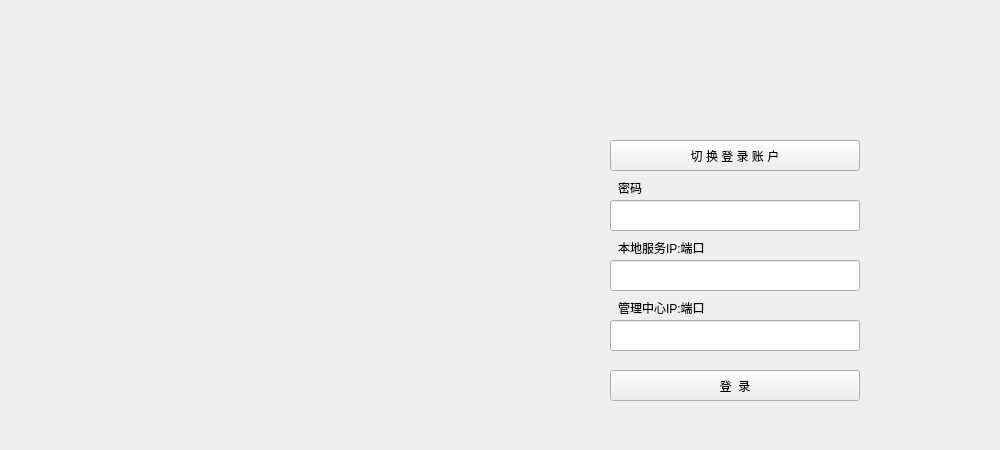
<?xml version="1.0" encoding="UTF-8"?>
<ui version="4.0">
 <class>login_bkg</class>
 <widget class="QWidget" name="login_bkg">
  <property name="geometry">
   <rect>
    <x>0</x>
    <y>0</y>
    <width>1000</width>
    <height>450</height>
   </rect>
  </property>
  <property name="windowTitle">
   <string>Form</string>
  </property>
  <property name="styleSheet">
   <string notr="true">border-image: url(:/images/btn_grey.png);</string>
  </property>
  <widget class="QWidget" name="login_logo" native="true">
   <property name="geometry">
    <rect>
     <x>80</x>
     <y>150</y>
     <width>301</width>
     <height>151</height>
    </rect>
   </property>
   <property name="styleSheet">
    <string notr="true">border-image: url(:/images/login_logo.png);</string>
   </property>
  </widget>
  <widget class="QWidget" name="login_admin_ico" native="true">
   <property name="geometry">
    <rect>
     <x>665</x>
     <y>37</y>
     <width>121</width>
     <height>93</height>
    </rect>
   </property>
   <property name="styleSheet">
    <string notr="true">border-image: url(:/images/login_admin_ico.png);</string>
   </property>
  </widget>
  <widget class="QPushButton" name="login_change_user">
   <property name="geometry">
    <rect>
     <x>610</x>
     <y>140</y>
     <width>250</width>
     <height>31</height>
    </rect>
   </property>
   <property name="styleSheet">
    <string notr="true">border-image: url(:/images/login_input_bk.png);</string>
   </property>
   <property name="text">
    <string>切 换 登 录 账 户</string>
   </property>
  </widget>
  <widget class="QLabel" name="login_pwd_text">
   <property name="geometry">
    <rect>
     <x>618</x>
     <y>180</y>
     <width>50</width>
     <height>16</height>
    </rect>
   </property>
   <property name="styleSheet">
    <string notr="true">border-image: url(:/images/btn_no_frame.png);</string>
   </property>
   <property name="text">
    <string>密码</string>
   </property>
  </widget>
  <widget class="QLineEdit" name="login_pwd">
   <property name="geometry">
    <rect>
     <x>610</x>
     <y>200</y>
     <width>250</width>
     <height>31</height>
    </rect>
   </property>
   <property name="styleSheet">
    <string notr="true">border-image: url(:/images/login_input_bk.png);</string>
   </property>
   <property name="inputMethodHints">
    <set>Qt::ImhNone</set>
   </property>
   <property name="text">
    <string/>
   </property>
  </widget>
  <widget class="QLabel" name="login_ipport_text">
   <property name="geometry">
    <rect>
     <x>618</x>
     <y>300</y>
     <width>101</width>
     <height>16</height>
    </rect>
   </property>
   <property name="styleSheet">
    <string notr="true">border-image: url(:/images/btn_no_frame.png);</string>
   </property>
   <property name="text">
    <string>管理中心IP:端口</string>
   </property>
  </widget>
  <widget class="QLineEdit" name="login_ipport">
   <property name="geometry">
    <rect>
     <x>610</x>
     <y>320</y>
     <width>250</width>
     <height>31</height>
    </rect>
   </property>
   <property name="styleSheet">
    <string notr="true">border-image: url(:/images/login_input_bk.png);</string>
   </property>
   <property name="text">
    <string/>
   </property>
  </widget>
  <widget class="QPushButton" name="pushButton">
   <property name="geometry">
    <rect>
     <x>610</x>
     <y>370</y>
     <width>250</width>
     <height>31</height>
    </rect>
   </property>
   <property name="styleSheet">
    <string notr="true">border-image: url(:/images/login_input_bk.png);</string>
   </property>
   <property name="text">
    <string>登  录</string>
   </property>
  </widget>
  <widget class="QWidget" name="login_space" native="true">
   <property name="geometry">
    <rect>
     <x>480</x>
     <y>20</y>
     <width>2</width>
     <height>410</height>
    </rect>
   </property>
   <property name="styleSheet">
    <string notr="true">border-image: url(:/images/line.jpg);</string>
   </property>
   <widget class="QWidget" name="widget" native="true">
    <property name="geometry">
     <rect>
      <x>490</x>
      <y>20</y>
      <width>1</width>
      <height>400</height>
     </rect>
    </property>
    <property name="styleSheet">
     <string notr="true">border-image: url(:/images/btn_no_frame.png);</string>
    </property>
   </widget>
  </widget>
  <widget class="QLabel" name="login_pwd_text_2">
   <property name="geometry">
    <rect>
     <x>618</x>
     <y>240</y>
     <width>111</width>
     <height>16</height>
    </rect>
   </property>
   <property name="styleSheet">
    <string notr="true">border-image: url(:/images/btn_no_frame.png);</string>
   </property>
   <property name="text">
    <string>本地服务IP:端口</string>
   </property>
  </widget>
  <widget class="QLineEdit" name="login_pwd_2">
   <property name="geometry">
    <rect>
     <x>610</x>
     <y>260</y>
     <width>250</width>
     <height>31</height>
    </rect>
   </property>
   <property name="styleSheet">
    <string notr="true">border-image: url(:/images/login_input_bk.png);</string>
   </property>
   <property name="inputMethodHints">
    <set>Qt::ImhNone</set>
   </property>
   <property name="text">
    <string/>
   </property>
  </widget>
 </widget>
 <resources>
  <include location="images.qrc"/>
 </resources>
 <connections/>
</ui>
